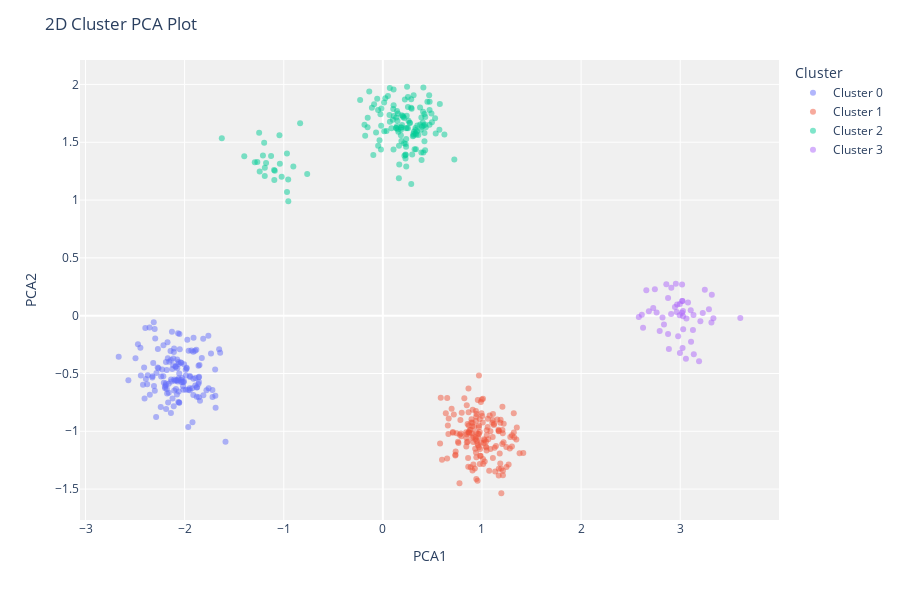

Notebook cell for this chart:
### Code cell
plot_model(kmeans)

### Figure 1 — Plotly figure (JSON) as saved in the notebook; plotly's stock layout.template omitted (floating-point values rounded to 4 significant figures; data arrays with more than 128 entries replaced by an {"elided": "..."} marker saying what was removed)
{"data": [{"customdata": {"elided": "147x1 int values"}, "hovertemplate": "Cluster=Cluster 0<br>PCA1=%{x}<br>PCA2=%{y}<br>Feature=%{customdata[0]}<extra></extra>", "legendgroup": "Cluster 0", "marker": {"color": "#636efa", "opacity": 0.5, "symbol": "circle"}, "mode": "markers", "name": "Cluster 0", "orientation": "v", "showlegend": true, "textposition": "top center", "type": "scatter", "x": {"elided": "147 float values"}, "xaxis": "x", "y": {"elided": "147 float values"}, "yaxis": "y"}, {"customdata": {"elided": "157x1 int values"}, "hovertemplate": "Cluster=Cluster 1<br>PCA1=%{x}<br>PCA2=%{y}<br>Feature=%{customdata[0]}<extra></extra>", "legendgroup": "Cluster 1", "marker": {"color": "#EF553B", "opacity": 0.5, "symbol": "circle"}, "mode": "markers", "name": "Cluster 1", "orientation": "v", "showlegend": true, "textposition": "top center", "type": "scatter", "x": {"elided": "157 float values"}, "xaxis": "x", "y": {"elided": "157 float values"}, "yaxis": "y"}, {"customdata": {"elided": "151x1 int values"}, "hovertemplate": "Cluster=Cluster 2<br>PCA1=%{x}<br>PCA2=%{y}<br>Feature=%{customdata[0]}<extra></extra>", "legendgroup": "Cluster 2", "marker": {"color": "#00cc96", "opacity": 0.5, "symbol": "circle"}, "mode": "markers", "name": "Cluster 2", "orientation": "v", "showlegend": true, "textposition": "top center", "type": "scatter", "x": {"elided": "151 float values"}, "xaxis": "x", "y": {"elided": "151 float values"}, "yaxis": "y"}, {"customdata": [[27], [23], [25], [17], [24], [20], [23], [26], [23], [27], [23], [31], [22], [24], [29], [22], [28], [26], [25], [24], [24], [25], [20], [30], [25], [28], [20], [24], [22], [26], [17], [26], [28], [18], [21], [21], [17], [27], [25], [24], [28], [26], [28], [25], [24], [17], [29], [29], [28], [18]], "hovertemplate": "Cluster=Cluster 3<br>PCA1=%{x}<br>PCA2=%{y}<br>Feature=%{customdata[0]}<extra></extra>", "legendgroup": "Cluster 3", "marker": {"color": "#ab63fa", "opacity": 0.5, "symbol": "circle"}, "mode": "markers", "name": "Cluster 3", "orientation": "v", "showlegend": true, "textposition": "top center", "type": "scatter", "x": [2.877, 3.29, 3.315, 3.606, 2.968, 3.022, 2.997, 3.023, 3.028, 2.793, 2.821, 2.886, 2.956, 3.028, 2.908, 3.227, 3.057, 2.947, 2.744, 3.335, 3.106, 3.063, 2.965, 2.582, 2.995, 3.19, 2.91, 3.128, 2.979, 3.03, 3.203, 2.762, 2.728, 3.019, 3.018, 3.134, 3.248, 3.137, 2.877, 2.836, 3.109, 2.658, 2.625, 2.683, 3.079, 3.319, 3.019, 2.997, 2.613, 2.86], "xaxis": "x", "y": [-0.1596, 0.0555, -0.06019, -0.0208, 0.09709, 0.1276, 0.1003, -0.2798, -0.005103, -0.133, -0.01674, -0.2875, 0.2759, 0.03959, 0.01459, 0.02356, -0.3727, 0.07393, 0.2285, -0.02343, 0.04665, -0.02479, 0.03078, -0.01183, 0.004345, -0.3934, 0.2423, -0.1239, -0.1777, -0.1178, -0.0476, 0.02747, 0.06575, 0.2698, 0.02568, 0.005365, 0.2232, -0.3338, 0.1535, -0.07559, -0.2267, 0.22, -0.1051, 0.03876, 0.1128, 0.1815, 0.1262, -0.3238, 0.007656, 0.272], "yaxis": "y"}], "layout": {"height": 600, "legend": {"title": {"text": "Cluster"}, "tracegroupgap": 0}, "margin": {"t": 60}, "plot_bgcolor": "rgb(240,240,240)", "title": {"text": "2D Cluster PCA Plot"}, "xaxis": {"anchor": "y", "domain": [0, 1], "title": {"text": "PCA1"}}, "yaxis": {"anchor": "x", "domain": [0, 1], "title": {"text": "PCA2"}}}}
